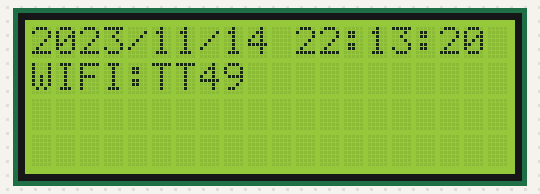
Recording of a sketch running on a simulated ESP8266 (NodeMCU). Shown: 20×4 character LCD. WiFi joins after 1.5 s; servers stay silent unless stated; what the sketch prints to the serial monitor is not drawn.

Above: at 0.2 s.
At 2.2 s:
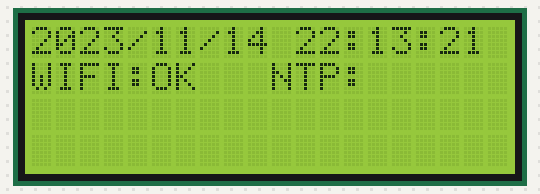
At 3.2 s:
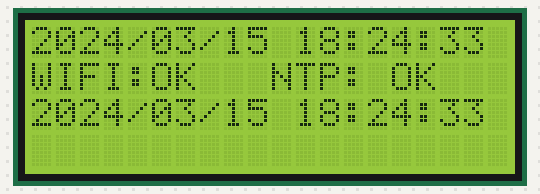
At 11.4 s:
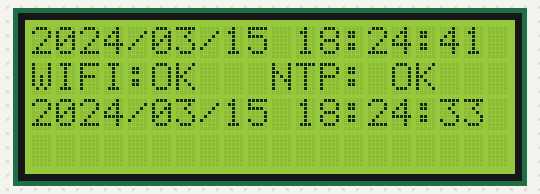
At 20.6 s:
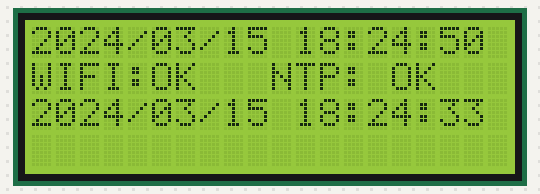
At 38.9 s:
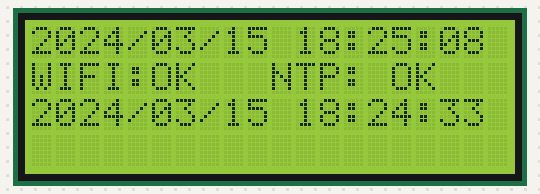

Measured:
- what the display in image 1 shows lasts 1.1 s, from 2.1 s to 3.2 s

The sketch:

nodemcu_timer.ino
```cpp
// https://github.com/adafruit/RTClib
// https://github.com/marcoschwartz/LiquidCrystal_I2C

#ifdef ESP32
#include <WiFi.h>
#else
#include <ESP8266WiFi.h>
#endif
#include <RTClib.h>
#include <LiquidCrystal_I2C.h>
#include <Wire.h>
// #include <NTPClient.h>
#include <WiFiUdp.h>

bool lcdBacklight();

// LCD顯示器
LiquidCrystal_I2C lcd(0x27, 20, 4);
RTC_Millis rtc;
char datetime[48];

DateTime _now;
uint32_t _ts;
uint32_t _todaySeconds;

//定義wifi
WiFiUDP ntpUDP;


const char *ssid[] = {"MOA-TC", "TVTC-MOA", "TT49"};
const char *password[] = {"22927399", "22592566", "22592566"};
uint8_t currentNetwork = 2;
const uint8_t NETCFG_LEN = 3;


// 透過RTC模組, 讀取時間... 不用一直叫 WIFI+NTP去讀
void takeCurrentTime() {
  _now = rtc.now();
  _ts = _now.unixtime();
  _todaySeconds = _ts % 86400;
}

// 將RTC轉換為字串
char *getDateTimeString() {
  takeCurrentTime();
  sprintf(datetime, "%04d/%02d/%02d %02d:%02d:%02d",
          _now.year(), _now.month(), _now.day(),
          _now.hour(), _now.minute(), _now.second());
  return datetime;
}


// 在LCD上顯示時間
void printDateTimeInfo() {
  getDateTimeString();
  lcd.setCursor ( 0, 0 ); lcd.print( datetime);
}

// 啟動WIFI, 跟SMAPLE相同
bool startWifi(uint8_t networkNo, uint32_t timeout) {
  WiFi.begin(ssid[networkNo], password[networkNo]);  //wifi開始連接
  timeout = millis() + (timeout * 1000);

  Serial.print("start wifi");
  Serial.print(":"); Serial.print(ssid[networkNo]);
  //  Serial.print("/"); Serial.print(password[networkNo]);
  Serial.print(";"); Serial.print(timeout);
  Serial.print(";"); Serial.print(millis());

  while (timeout > millis() && WiFi.status() != WL_CONNECTED ) {
    printDateTimeInfo();
    delay ( 1000 ); Serial.print ( "." );
    // lcd.print('.');
  }
  Serial.print(";"); Serial.print(WiFi.status() != WL_CONNECTED);
  Serial.println();
  return (WiFi.status() == WL_CONNECTED);
}

// 停用WIFI
bool endWifi() {
  if (WiFi.status() == WL_CONNECTED ) {
    WiFi.mode(WIFI_OFF);
  }
}
/*
###############################################3
# 讀取 NTP值
###############################################
*/
WiFiUDP Udp;

const int NTP_PACKET_SIZE = 48;

byte packetBuffer[ NTP_PACKET_SIZE];
//char timeServer[] = "time.nist.gov";
const unsigned int localPort = 2390;
// IPAddress timeServer(129, 6, 15, 28); // time.nist.gov NTP server
IPAddress timeServer(103, 18, 128, 60); // tw.pool.ntp.org NTP server

// send an NTP request to the time server at the given address
unsigned long sendNTPpacket(IPAddress& address) {
  //Serial.println("1");
  // set all bytes in the buffer to 0
  memset(packetBuffer, 0, NTP_PACKET_SIZE);
  // Initialize values needed to form NTP request
  // (see URL above for details on the packets)
  //Serial.println("2");
  packetBuffer[0] = 0b11100011;   // LI, Version, Mode
  packetBuffer[1] = 0;     // Stratum, or type of clock
  packetBuffer[2] = 6;     // Polling Interval
  packetBuffer[3] = 0xEC;  // Peer Clock Precision
  // 8 bytes of zero for Root Delay & Root Dispersion
  packetBuffer[12]  = 49;
  packetBuffer[13]  = 0x4E;
  packetBuffer[14]  = 49;
  packetBuffer[15]  = 52;

  //Serial.println("3");

  // all NTP fields have been given values, now
  // you can send a packet requesting a timestamp:
  Udp.beginPacket(address, 123); //NTP requests are to port 123
  //Serial.println("4");
  Udp.write(packetBuffer, NTP_PACKET_SIZE);
  //Serial.println("5");
  Udp.endPacket();
  //Serial.println("6");
}

// 轉換NTP
uint32_t retriveNtp(uint32_t timeout) {
  bool success;

  sendNTPpacket(timeServer);
  success = false;
  timeout = millis() + timeout * 1000;
  Udp.begin(localPort);
  while (timeout > millis()) {
    if ((success = Udp.parsePacket())) {
      break;
    }
    Serial.print('.');
    delay(1000);
  }
  if (success) {
    Serial.println(" packet received; ");
    Udp.read(packetBuffer, NTP_PACKET_SIZE); // read the packet into the buffer
    unsigned long highWord = word(packetBuffer[40], packetBuffer[41]);
    unsigned long lowWord = word(packetBuffer[42], packetBuffer[43]);
    unsigned long secsSince1900 = highWord << 16 | lowWord;

    const unsigned long seventyYears = 2208988800UL;
    unsigned long epoch = secsSince1900 - seventyYears;

    Serial.print("Seconds since Jan 1 1900 = ");    Serial.print(secsSince1900);
    Serial.print(" Unix time = "); Serial.println(epoch);

    return epoch;
  }
  return 0;
}

// 將讀回來的NTP值, 寫人RTC中
bool syncNtpDate() {
  lcd.clear();
  lcd.setCursor(0, 1); lcd.print("WIFI:");  lcd.print( ssid[currentNetwork] );
  bool success ;

  success = false;
  if (success == false) success = startWifi(currentNetwork, 10);
  if (success == false) success = startWifi(currentNetwork, 10);
  if (success == false) success = startWifi(currentNetwork, 10);

  lcd.setCursor(5, 1);
  lcd.print( (success) ? "OK      " : "fail    ");
  if (success == false) {
    currentNetwork = (currentNetwork + 1) % NETCFG_LEN;
    return false;
  }

  Serial.println("Sync NTP: ");
  lcd.setCursor(10, 1); lcd.print("NTP:");
  uint32_t epoch = 0;
  if (epoch == 0) epoch = retriveNtp(10);
  if (epoch == 0) epoch = retriveNtp(10);
  if (epoch == 0) epoch = retriveNtp(10);

  lcd.setCursor(15, 1);
  lcd.print( (epoch == 0) ? "fail" : "OK");

  if (epoch > 0) {
    rtc.adjust(epoch + (8 * 60 * 60));
    // rtc.adjust(epoch + (0 * 60 * 60));
    printDateTimeInfo();
    lcd.setCursor(0, 2);
    lcd.print(datetime);
  }
  endWifi();
  return success;
}


// 啟始設定
void setup() {
  // put your setup code here, to run once:
  rtc.begin(DateTime(F(__DATE__), F(__TIME__)));

  {
    Serial.begin(57600);
    Serial.setTimeout(5000);
    // pinMode(PIN_PIRout, INPUT);
    // digitalWrite(PIN_PIRout, LOW);
    Serial.println();
  }
  {
    //  const uint8_t scl = D6; // defalut I2c
    //  const uint8_t sda = D7;// defalut I2c
    const uint8_t scl = D1;
    const uint8_t sda = D2;
    Wire.begin(sda, scl);
  }
  {
    lcd.begin(20, 4);
    lcd.backlight();
    //  lcd.display();
    lcd.clear();
    printDateTimeInfo();
    Serial.println(datetime);
  }
  {
    syncNtpDate();
  }
}

// 程式主體
void loop() {
  // put your main code here, to run repeatedly:

  delay(1000);
  printDateTimeInfo();
  Serial.print(datetime);
  Serial.print(";ts="); Serial.print(_ts);
  Serial.print(";sec="); Serial.print(_todaySeconds);

  Serial.println();

}
```
